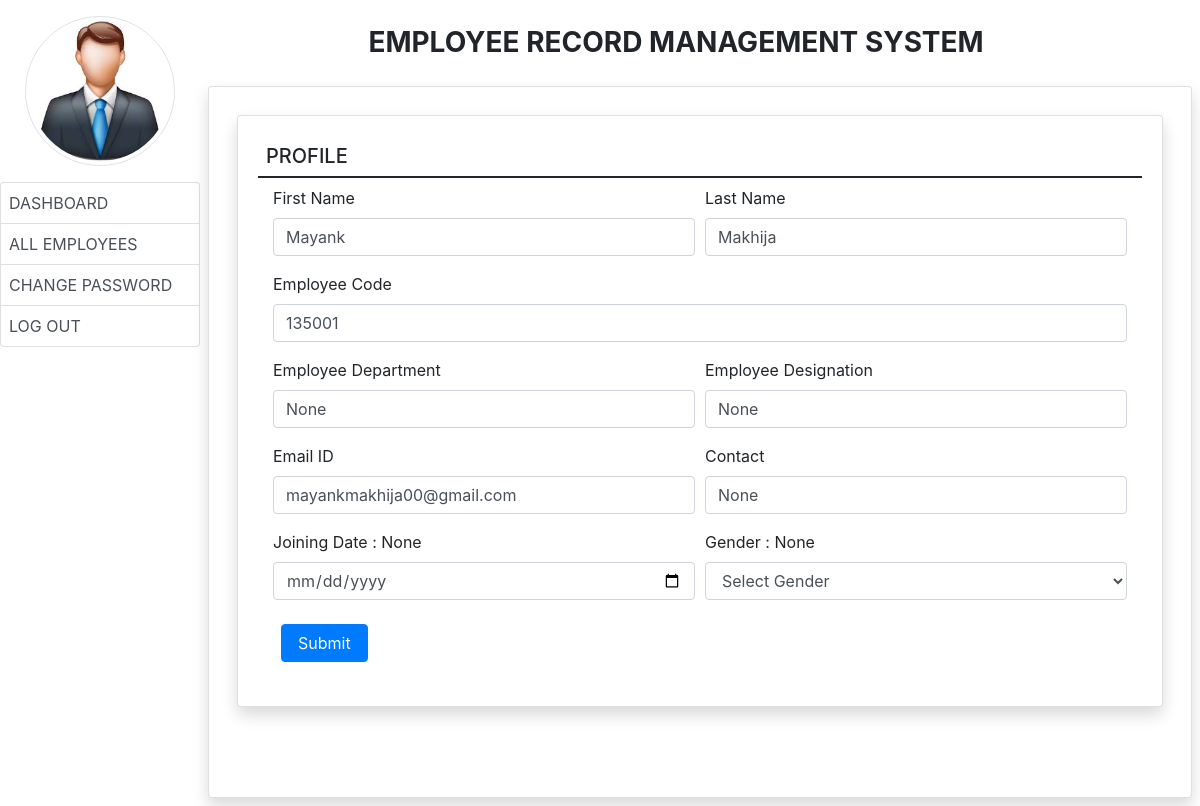
Screenshot of /edit_profile/27 (signed in) with the database file from the repository.
### employee/models.py (models this page shows, shortened)
class EmployeeDetail(models.Model):
    user=models.ForeignKey(User,on_delete=models.CASCADE)
    empcode = models.CharField(max_length=50)
    empdept = models.CharField(max_length=100,null=True)
    designation = models.CharField(max_length=100,null=True)
    gender = models.CharField(max_length=50,null=True)
    Contact = models.CharField(max_length=15, null=True)
    joiningdate = models.DateField(null=True)

### employee/views.py (the view, shortened to what this page needs)
# urls.py: path('edit_profile/<int:pid>', edit_profile, name='edit_profile'),
def edit_profile(request,pid):
    if not request.user.is_authenticated:
        return redirect('admin_login')
    error=""
    user=request.user
    employee=EmployeeDetail.objects.get(id=pid)
    return render(request,'edit_profile.html',locals())

### employee/templates/edit_profile.html (shortened to what this page needs)
{% extends 'admin_base.html' %}
{% block main %}
<div class="card shadow m-2">
    <div class="card-body">
        <h5 class="p-2" style="border-bottom: 2px solid">PROFILE</h5>
        <div class="container-fluid">
            <form method="post">
                <div class="form-row">
                    <div class="col-sm-6">
                        <div class="form-group">
                            <label>First Name</label>
                            <input type="text" name="firstname" class="form-control" placeholder="Enter First Name" pattern="[A-Za-z]+" value="{{employee.user.first_name}}">
                        </div>
                    </div>
                     <div class="col-sm-6">
                        <div class="form-group">
                            <label>Last Name</label>
                            <input type="text" name="lastname" class="form-control" placeholder="Enter Last Name" pattern="[A-Za-z]+" value="{{employee.user.last_name}}">
                        </div>
                    </div>
                    <div class="col-sm-12">
                        <div class="form-group">
                            <label>Employee Code</label>
                            <input type="text" name="empcode" class="form-control" placeholder="Enter Employee Code" pattern="[0-9]+" value="{{employee.empcode}}">
                        </div>
                    </div>
                    <div class="col-sm-6">
                        <div class="form-group">
                            <label>Employee Department</label>
                            <input type="text" name="department" class="form-control" placeholder="Enter Department" value="{{employee.empdept}}" >
                        </div>
                    </div>
                    <div class="col-sm-6">
                        <div class="form-group">
                            <label>Employee Designation</label>
                            <input type="text" name="designation" class="form-control" placeholder="Enter Designation" value="{{employee.designation}}" >
                        </div>
                    </div>
                    <div class="col-sm-6">
                        <div class="form-group">
                            <label>Email ID</label>
                            <input type="email" name="emailid" class="form-control" placeholder="Enter Email ID" value="{{employee.user.username}}">
                        </div>
                    </div>
                    <div class="col-sm-6">
                        <div class="form-group">
                            <label>Contact</label>
                            <input type="text" name="contact" class="form-control" placeholder="Enter Contact" value="{{employee.Contact}}">
                        </div>
                    </div>
                     <div class="col-sm-6">
                        <div class="form-group">
                            <label>Joining Date : {{employee.joiningdate}}</label>
                            <input type="date" name="jdate" class="form-control" placeholder="Enter Joining Date" >
                        </div>
                    </div>
                    <div class="col-sm-6">
                        <div class="form-group">
                            <label>Gender : {{employee.gender}}</label>
                            <select name="Gender" class="form-control">
                                <option value="none">Select Gender</option>
                            </select>
                        </div>
                    </div>
                </div>
                <input type="submit" value=Submit class="m-2 px-3 btn btn-primary">
            </form>
        </div>
    </div>
</div>
{% endblock %}

### rows the page displays
EmployeeDetail: firstname "Mayank", lastname "Makhija", empcode "135001", department "None", designation "None", emailid "mayankmakhija00@gmail.com", contact "None", joiningdate "None", gender "None"
